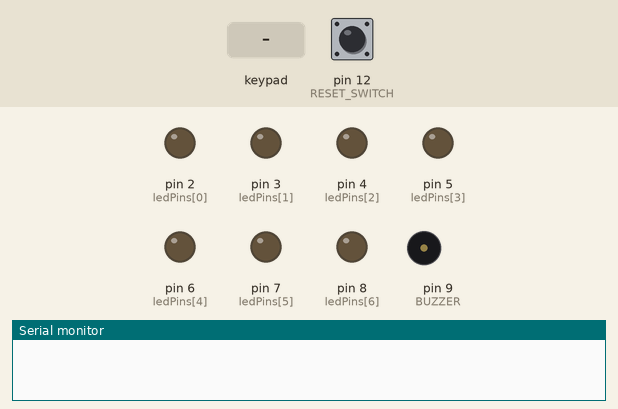
Bench run of a sketch on a simulated Arduino Uno, built with avr-gcc and run on an emulated ATmega328P. Shown: output pins drawn as LEDs (lit = HIGH), buzzer (waves = sounding), the last lines printed to the serial monitor. Dashed ring = blinking. Inputs (shaded band) come from the test bench; at power-on: pin 12 (RESET_SWITCH) HIGH.

Above: at 1.2 s.
1.3 s: key 'A' pressed
At 1.47 s:
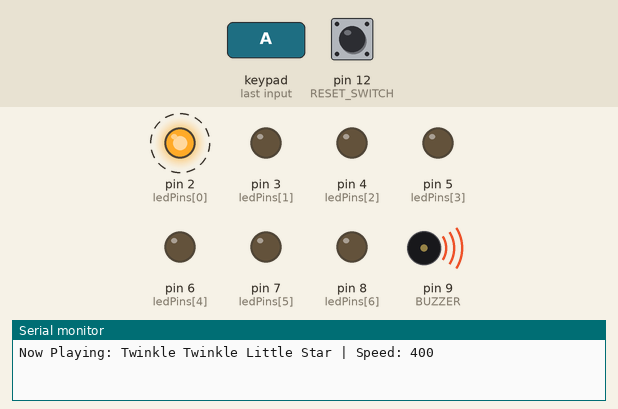
4.3 s: keypad keys 2 3 4 5 6 7 8 pressed 0.4 s apart
At 5.98 s:
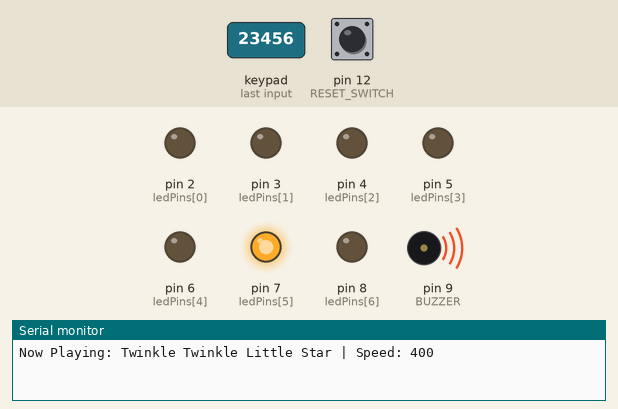
8.6 s: key 'B' pressed
At 10.2 s:
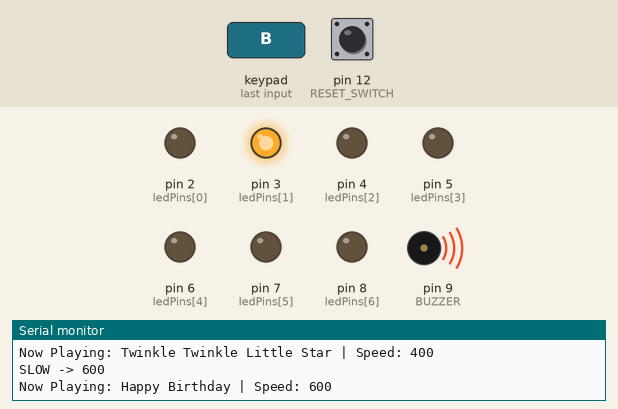
11.6 s: keypad keys 2 3 4 5 6 7 8 D pressed 0.4 s apart
At 14.9 s:
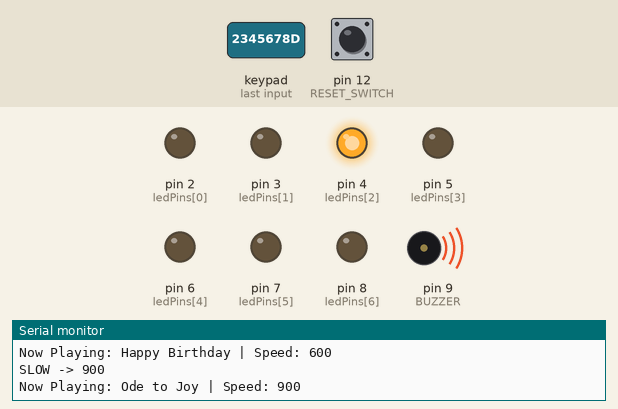
16.3 s: keypad keys 1 3 9 7 2 2 2 pressed 0.4 s apart
At 19.2 s:
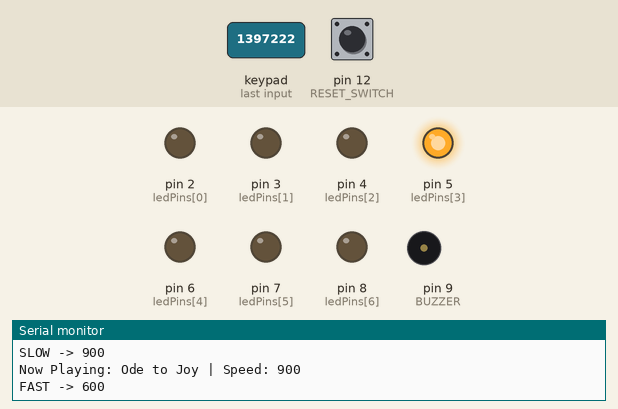
20.6 s: key '5' pressed
At 20.68 s:
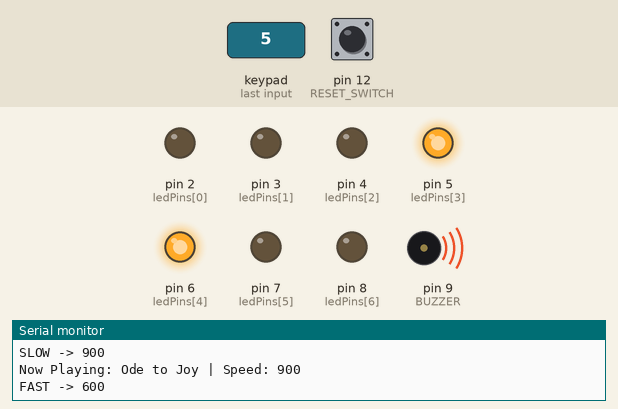
Timing chart, 0 to 23.2 s (numbered marks = the images above; inputs shaded):
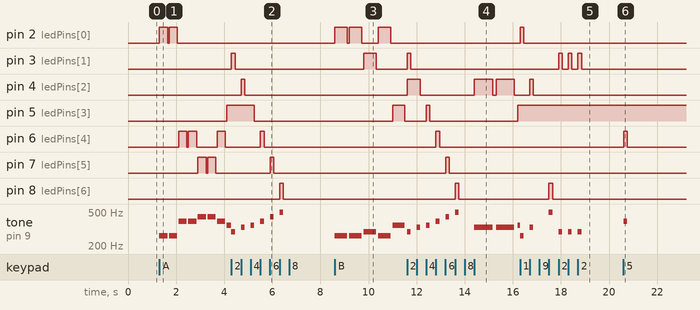

The sketch:

keypad_music_player.ino
```cpp
// Keypad Music Player
// Arduino Uno + 4x4 keypad + passive buzzer + 7 LEDs (one per note C4-B4)
// Plays 4 built-in songs or single notes, with pause, next/previous and speed control.

#include <Keypad.h>

#define BUZZER 9
#define RESET_SWITCH 12

int ledPins[7] = {2,3,4,5,6,7,8};
int notes[7] = {262, 294, 330, 349, 392, 440, 494};   // C4 D4 E4 F4 G4 A4 B4

const byte ROWS = 4;
const byte COLS = 4;
char keys[ROWS][COLS] = {
  {'1','2','3','A'},
  {'4','5','6','B'},
  {'7','8','9','C'},
  {'*','0','#','D'}
};

byte rowPins[ROWS] = {A0, A1, A2, A3};
byte colPins[COLS] = {A4, A5, 10, 11};
Keypad keypad = Keypad(makeKeymap(keys), rowPins, colPins, ROWS, COLS);

// Songs (note indices: 0=C 1=D 2=E 3=F 4=G 5=A 6=B)
const byte songA[] = {0,0,4,4,5,5,4, 3,3,2,2,1,1,0, 4,4,3,3,2,2,1, 4,4,3,3,2,2,1,
                      0,0,4,4,5,5,4, 3,3,2,2,1,1,0};
// Happy Birthday spans more than one octave, so it is approximated within C4-B4
const byte songB[] = {0,0,1,0,3,2, 0,0,1,0,4,3, 0,0,6,5,3,2,1, 5,5,4,3,4,3};
const byte songC[] = {2,2,2,2,2,2,2,4,0,1,2, 3,3,3,3,3,2,2,2,2, 2,1,1,2,1,4,
                      2,2,2,2,2,2,2,4,0,1,2, 3,3,3,3,3,2,2,2,2, 4,4,3,1,0};
const byte songD[] = {2,2,3,4,4,3,2,1,0,0,1,2,2,1,1, 2,2,3,4,4,3,2,1,0,0,1,2,1,0,0};

#define LEN(a) (sizeof(a) / sizeof(a[0]))

const byte* const songs[] = {songA, songB, songC, songD};
const int songLength[] = {LEN(songA), LEN(songB), LEN(songC), LEN(songD)};
const int NUM_SONGS = LEN(songs);

// Song names
const char* songNames[] = {
  "Twinkle Twinkle Little Star",
  "Happy Birthday",
  "Jingle Bells",
  "Ode to Joy"
};

// Player state
int currentSong = 0;
bool isPlaying = false;
int speedDelay = 400;

int noteIndex = 0;
bool notePlaying = false;
bool inGap = false;

unsigned long noteStartTime = 0;

// Reset tracking
bool lastResetState = HIGH;

// Print control
bool songJustStarted = false;

// ====================== MAIN ======================

void setup() {
  pinMode(BUZZER, OUTPUT);
  pinMode(RESET_SWITCH, INPUT_PULLUP);
  for(int i = 0; i < 7; i++) pinMode(ledPins[i], OUTPUT);

  Serial.begin(9600);
}

void playManual(int n){
  isPlaying = false;
  notePlaying = false;
  inGap = false;

  noTone(BUZZER);
  tone(BUZZER, notes[n]);
  digitalWrite(ledPins[n], HIGH);
  delay(150);
  noTone(BUZZER);
  digitalWrite(ledPins[n], LOW);
}

void loop() {

  // RESET
  bool currentResetState = digitalRead(RESET_SWITCH);

  if(lastResetState == HIGH && currentResetState == LOW){
    speedDelay = 400;
    Serial.println("RESET PRESSED -> speed = 400");
  }

  lastResetState = currentResetState;

  char key = keypad.getKey();

  if(key){
    // Manual play
    if(key >= '1' && key <= '7'){
      playManual(key - '1');
    }

    // Select song
    if(key >= 'A' && key <= 'D'){
      currentSong = key - 'A';
      noteIndex = 0;
      isPlaying = true;
      notePlaying = false;
      inGap = false;
      noTone(BUZZER);

      songJustStarted = true;
    }

    // Pause
    if(key == '0'){
      isPlaying = !isPlaying;
      if(!isPlaying){
        noTone(BUZZER);
        notePlaying = false;
        inGap = false;
      }
    }

    // Next
    if(key == '#'){
      currentSong = (currentSong + 1) % NUM_SONGS;
      noteIndex = 0;
      notePlaying = false;
      inGap = false;
      noTone(BUZZER);

      songJustStarted = true;
    }

    // Previous
    if(key == '*'){
      currentSong = (currentSong + NUM_SONGS - 1) % NUM_SONGS;
      noteIndex = 0;
      notePlaying = false;
      inGap = false;
      noTone(BUZZER);

      songJustStarted = true;
    }

    // Slow
    if(key == '8'){
      speedDelay *= 1.5;
      if(speedDelay > 2000) speedDelay = 2000;
      Serial.print("SLOW -> ");
      Serial.println(speedDelay);
    }

    // Fast
    if(key == '9'){
      speedDelay /= 1.5;
      if(speedDelay < 20) speedDelay = 20;
      Serial.print("FAST -> ");
      Serial.println(speedDelay);
    }
  }

  playSong();
}

void playSong() {
  if (!isPlaying) return;

  // Print song name ONCE
  if (songJustStarted) {
    Serial.print("Now Playing: ");
    Serial.print(songNames[currentSong]);
    Serial.print(" | Speed: ");
    Serial.println(speedDelay);
    songJustStarted = false;
  }

  unsigned long currentMillis = millis();

  // Start note
  if (!notePlaying && noteIndex < songLength[currentSong]) {
    int n = songs[currentSong][noteIndex];

    tone(BUZZER, notes[n]);
    allLedsOff();
    digitalWrite(ledPins[n], HIGH);

    noteStartTime = currentMillis;
    notePlaying = true;
    inGap = false;
  }

  if (notePlaying) {

    float playRatio = 0.85;
    float gapRatio  = 0.15;

    unsigned long noteDuration = speedDelay * playRatio;
    unsigned long gapDuration  = speedDelay * gapRatio;

    unsigned long elapsed = currentMillis - noteStartTime;

    if (!inGap && elapsed >= noteDuration) {
      noTone(BUZZER);
      allLedsOff();
      noteStartTime = currentMillis;
      inGap = true;
    }
    else if (inGap && elapsed >= gapDuration) {
      notePlaying = false;
      noteIndex++;
    }
  }

  // End song
  if (noteIndex >= songLength[currentSong]) {
    isPlaying = false;
    noteIndex = 0;
    notePlaying = false;
    inGap = false;
    noTone(BUZZER);
    allLedsOff();
  }
}

void allLedsOff() {
  for(int i = 0; i < 7; i++) digitalWrite(ledPins[i], LOW);
}
```

Measured:
- after the input at 1.3 s, pin 2 (ledPins[0]): alternates HIGH for 0.34 s and LOW for 0.06 s, 4 changes in all, then stays LOW, starting at once; pin 5 (ledPins[3]): LOW → HIGH after 2.8 s
- after the input at 4.3 s, pin 2 (ledPins[0]): stays LOW (without the input it goes to HIGH after 2.2 s); pin 7 (ledPins[5]): LOW → HIGH after 1.6 s, → LOW 0.15 s later; pin 8 (ledPins[6]): LOW → HIGH after 2.0 s, → LOW 0.15 s later
- after the input at 8.6 s, pin 2 (ledPins[0]): goes HIGH 0.51 s, LOW 0.09 s, HIGH 0.51 s, LOW 0.69 s, HIGH 0.51 s, then LOW, starting at once; pin 3 (ledPins[1]): LOW → HIGH after 1.2 s, → LOW 0.51 s later
- after the input at 11.6 s, pin 2 (ledPins[0]): stops changing and stays LOW; pin 7 (ledPins[5]): LOW → HIGH after 1.6 s, → LOW 0.15 s later; pin 8 (ledPins[6]): LOW → HIGH after 2.0 s, → LOW 0.15 s later
- after the input at 16.3 s, pin 2 (ledPins[0]): LOW → HIGH at once, → LOW 0.15 s later; pin 3 (ledPins[1]): alternates HIGH for 0.15 s and LOW for 0.25 s, 6 changes in all, then stays LOW, starting after 1.6 s
- after the input at 20.6 s, pin 6 (ledPins[4]): LOW → HIGH at once, → LOW 0.15 s later; tone on pin 9 (BUZZER): silent → 392 Hz at once, → silent 0.15 s later
